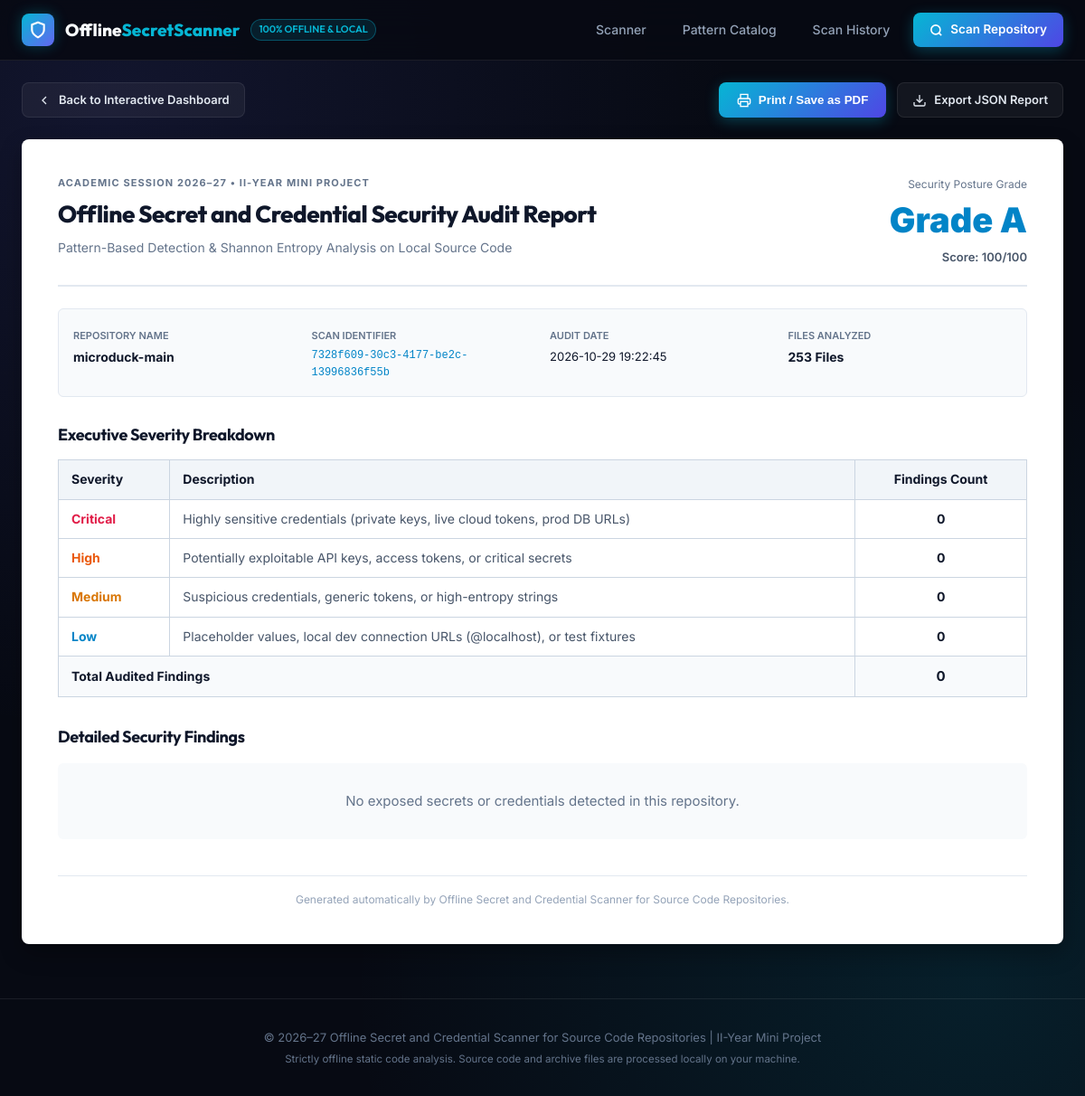
The page /report/7328f609-30c3-4177-be2c-13996836f55b on the database its author committed.
### tables this page shows
CREATE TABLE scans (
            id INTEGER PRIMARY KEY AUTOINCREMENT,
            scan_id TEXT UNIQUE NOT NULL,
            project_name TEXT NOT NULL,
            file_size INTEGER DEFAULT 0,
            total_files INTEGER DEFAULT 0,
            security_score INTEGER NOT NULL,
            rating_grade TEXT NOT NULL,
            critical_count INTEGER DEFAULT 0,
            high_count INTEGER DEFAULT 0,
            medium_count INTEGER DEFAULT 0,
            low_count INTEGER DEFAULT 0,
            total_findings INTEGER DEFAULT 0,
            categories_summary TEXT,
            created_at TIMESTAMP DEFAULT CURRENT_TIMESTAMP
        );

### dashboard/app.py (the view)
@app.route("/report/<scan_id>")
def report(scan_id):
    scan_data = get_scan(scan_id)
    if not scan_data:
        flash("Audit report not found.", "danger")
        return redirect(url_for("index"))
    return render_template("report.html", scan=scan_data)

### database/db.py (called while the page is built)
def get_db_connection(db_path=None):
    if db_path is None:
        db_path = DEFAULT_DB_PATH
    os.makedirs(os.path.dirname(os.path.abspath(db_path)), exist_ok=True)
    conn = sqlite3.connect(db_path)
    conn.row_factory = sqlite3.Row
    return conn

def get_scan(scan_id, db_path=None):
    conn = get_db_connection(db_path)
    cursor = conn.cursor()
    cursor.execute("SELECT * FROM scans WHERE scan_id = ?", (scan_id,))
    scan_row = cursor.fetchone()
    if not scan_row:
        conn.close()
        return None
    scan = dict(scan_row)
    try:
        scan["categories_summary"] = json.loads(scan["categories_summary"] or "{}")
    except Exception:
        scan["categories_summary"] = {}
    cursor.execute("""
        SELECT * FROM findings WHERE scan_id = ?
        ORDER BY CASE severity
            WHEN 'Critical' THEN 1
            WHEN 'High' THEN 2
            WHEN 'Medium' THEN 3
            WHEN 'Low' THEN 4
            ELSE 5 END, id ASC
    """, (scan_id,))
    finding_rows = cursor.fetchall()
    scan["findings"] = [dict(f) for f in finding_rows]
    conn.close()
    return scan

### templates/report.html (shortened to what this page needs)
{% extends "base.html" %}
{% block content %}
<div class="container">
  <div class="no-print" style="display: flex; justify-content: space-between; align-items: center; margin: 24px 0 0;">
    <a href="{{ url_for('results', scan_id=scan.scan_id) }}" class="btn-outline">
      <svg width="16" height="16" viewBox="0 0 24 24" fill="none" stroke="currentColor" stroke-width="2">
        <polyline points="15 18 9 12 15 6"></polyline>
      </svg>
      Back to Interactive Dashboard
    </a>
    <div style="display: flex; gap: 12px;">
      <button onclick="window.print()" class="btn-primary">
        <svg width="16" height="16" viewBox="0 0 24 24" fill="none" stroke="currentColor" stroke-width="2">
          <polyline points="6 9 6 2 18 2 18 9"></polyline>
          <path d="M6 18H4a2 2 0 0 1-2-2v-5a2 2 0 0 1 2-2h16a2 2 0 0 1 2 2v5a2 2 0 0 1-2 2h-2"></path>
          <rect x="6" y="14" width="12" height="8"></rect>
        </svg>
        Print / Save as PDF
      </button>
      <a href="{{ url_for('export_json', scan_id=scan.scan_id) }}" class="btn-outline">
        <svg width="16" height="16" viewBox="0 0 24 24" fill="none" stroke="currentColor" stroke-width="2">
          <path d="M21 15v4a2 2 0 0 1-2 2H5a2 2 0 0 1-2-2v-4"></path>
          <polyline points="7 10 12 15 17 10"></polyline>
          <line x1="12" y1="15" x2="12" y2="3"></line>
        </svg>
        Export JSON Report
      </a>
    </div>
  </div>
  <div class="report-wrapper"
    style="background: #ffffff; color: #0f172a; padding: 40px; border-radius: 8px; margin: 24px 0 60px; box-shadow: 0 10px 25px rgba(0,0,0,0.3);">
    <div
      style="display: flex; justify-content: space-between; align-items: flex-start; border-bottom: 2px solid #e2e8f0; padding-bottom: 20px; margin-bottom: 24px;">
      <div>
        <div
          style="font-size: 11px; font-weight: 700; color: #64748b; text-transform: uppercase; letter-spacing: 0.1em; margin-bottom: 4px;">
          Academic Session 2026–27 • II-Year Mini Project
        </div>
        <h1 style="font-size: 26px; font-weight: 800; color: #0f172a; margin: 0 0 6px;">Offline Secret and Credential
          Security Audit Report</h1>
        <p style="color: #64748b; font-size: 14px; margin: 0;">Pattern-Based Detection &amp; Shannon Entropy Analysis on
          Local Source Code</p>
      </div>
      <div style="text-align: right;">
        <div style="font-size: 12px; color: #64748b;">Security Posture Grade</div>
        <div style="font-size: 38px; font-weight: 900; color: #0284c7;">Grade {{ scan.rating_grade }}</div>
        <div style="font-size: 13px; font-weight: 600; color: #475569;">Score: {{ scan.security_score }}/100</div>
      </div>
    </div>
    <div
      style="display: grid; grid-template-columns: repeat(4, 1fr); gap: 16px; background: #f8fafc; padding: 16px; border-radius: 6px; border: 1px solid #e2e8f0; margin-bottom: 28px;">
      <div>
        <span style="font-size: 11px; font-weight: 600; color: #64748b; text-transform: uppercase;">Repository
          Name</span>
        <div style="font-size: 14px; font-weight: 700; color: #0f172a; margin-top: 2px;">{{ scan.project_name }}</div>
      </div>
      <div>
        <span style="font-size: 11px; font-weight: 600; color: #64748b; text-transform: uppercase;">Scan
          Identifier</span>
        <div style="font-size: 12px; font-family: monospace; color: #0284c7; margin-top: 2px;">{{ scan.scan_id }}</div>
      </div>
      <div>
        <span style="font-size: 11px; font-weight: 600; color: #64748b; text-transform: uppercase;">Audit Date</span>
        <div style="font-size: 13px; color: #0f172a; margin-top: 2px;">{{ scan.created_at }}</div>
      </div>
      <div>
        <span style="font-size: 11px; font-weight: 600; color: #64748b; text-transform: uppercase;">Files
          Analyzed</span>
        <div style="font-size: 14px; font-weight: 700; color: #0f172a; margin-top: 2px;">{{ scan.total_files }} Files
        </div>
      </div>
    </div>
    <h2 style="font-size: 18px; font-weight: 700; color: #0f172a; margin-bottom: 12px;">Executive Severity Breakdown
    </h2>
    <table style="width: 100%; border-collapse: collapse; margin-bottom: 30px; font-size: 14px;">
      <thead>
        <tr style="background: #f1f5f9; text-align: left;">
          <th style="padding: 10px 14px; border: 1px solid #cbd5e1;">Severity</th>
          <th style="padding: 10px 14px; border: 1px solid #cbd5e1;">Description</th>
          <th style="padding: 10px 14px; border: 1px solid #cbd5e1; text-align: center;">Findings Count</th>
        </tr>
      </thead>
      <tbody>
        <tr>
          <td style="padding: 10px 14px; border: 1px solid #cbd5e1; font-weight: 700; color: #e11d48;">Critical</td>
          <td style="padding: 10px 14px; border: 1px solid #cbd5e1; color: #475569;">Highly sensitive credentials
            (private keys, live cloud tokens, prod DB URLs)</td>
          <td style="padding: 10px 14px; border: 1px solid #cbd5e1; text-align: center; font-weight: 700;">{{
            scan.critical_count }}</td>
        </tr>
        <tr>
          <td style="padding: 10px 14px; border: 1px solid #cbd5e1; font-weight: 700; color: #ea580c;">High</td>
          <td style="padding: 10px 14px; border: 1px solid #cbd5e1; color: #475569;">Potentially exploitable API keys,
            access tokens, or critical secrets</td>
          <td style="padding: 10px 14px; border: 1px solid #cbd5e1; text-align: center; font-weight: 700;">{{
            scan.high_count }}</td>
        </tr>
        <tr>
          <td style="padding: 10px 14px; border: 1px solid #cbd5e1; font-weight: 700; color: #d97706;">Medium</td>
          <td style="padding: 10px 14px; border: 1px solid #cbd5e1; color: #475569;">Suspicious credentials, generic
            tokens, or high-entropy strings</td>
          <td style="padding: 10px 14px; border: 1px solid #cbd5e1; text-align: center; font-weight: 700;">{{
            scan.medium_count }}</td>
        </tr>
        <tr>
          <td style="padding: 10px 14px; border: 1px solid #cbd5e1; font-weight: 700; color: #0284c7;">Low</td>
          <td style="padding: 10px 14px; border: 1px solid #cbd5e1; color: #475569;">Placeholder values, local dev
            connection URLs (@localhost), or test fixtures</td>
          <td style="padding: 10px 14px; border: 1px solid #cbd5e1; text-align: center; font-weight: 700;">{{
            scan.low_count }}</td>
        </tr>
        <tr style="background: #f8fafc; font-weight: 700;">
          <td style="padding: 10px 14px; border: 1px solid #cbd5e1;" colspan="2">Total Audited Findings</td>
          <td
            style="padding: 10px 14px; border: 1px solid #cbd5e1; text-align: center; font-size: 15px; color: #0f172a;">
            {{ scan.total_findings }}</td>
        </tr>
      </tbody>
    </table>
    <h2 style="font-size: 18px; font-weight: 700; color: #0f172a; margin-bottom: 14px;">Detailed Security Findings</h2>
    {% if scan.findings %}
    <div style="display: flex; flex-direction: column; gap: 20px;">
      {% for f in scan.findings %}
      <div style="background: #f8fafc; border: 1px solid #e2e8f0; border-radius: 6px; padding: 18px;">
        <div style="display: flex; justify-content: space-between; align-items: center; margin-bottom: 8px;">
          <h3 style="font-size: 15px; font-weight: 700; color: #0f172a; margin: 0;">#{{ loop.index }} {{ f.title }}</h3>
          {% set sev_color = '#0284c7' %}
          {% if f.severity == 'Critical' %}{% set sev_color = '#e11d48' %}
          {% elif f.severity == 'High' %}{% set sev_color = '#ea580c' %}
          {% elif f.severity == 'Medium' %}{% set sev_color = '#d97706' %}{% endif %}
          <span
            style="font-weight: 800; font-size: 11px; text-transform: uppercase; padding: 2px 8px; border-radius: 4px; color: {{ sev_color }}; background: rgba(0,0,0,0.05);">
            {{ f.severity }} Severity
          </span>
        </div>
        <div style="font-size: 12px; color: #64748b; font-family: monospace; margin-bottom: 8px;">
          File: {{ f.file_path }} &bull; Line {{ f.line_number }} &bull; Rule: {{ f.rule_id }}
        </div>
        <p style="font-size: 13px; color: #334155; line-height: 1.5; margin-bottom: 10px;">{{ f.description }}</p>
        {% if f.code_snippet %}
        <div
          style="background: #0f172a; color: #38bdf8; padding: 10px 14px; border-radius: 4px; font-family: monospace; font-size: 12px; margin-bottom: 10px; overflow-x: auto;">
          <code>{{ f.code_snippet }}</code>
        </div>
        {% endif %}
        {% if f.remediation %}
        <div
          style="background: #fffbeb; border: 1px solid #fef3c7; padding: 10px 14px; border-radius: 4px; font-size: 12.5px; color: #92400e;">
          <strong>Remediation Guidance:</strong> {{ f.remediation }}
        </div>
        {% endif %}
      </div>
      {% endfor %}
    </div>
    {% else %}
    <div style="padding: 30px; text-align: center; color: #64748b; background: #f8fafc; border-radius: 6px;">
      No exposed secrets or credentials detected in this repository.
    </div>
    {% endif %}
    <div
      style="margin-top: 40px; border-top: 1px solid #e2e8f0; padding-top: 16px; text-align: center; color: #94a3b8; font-size: 12px;">
      Generated automatically by Offline Secret and Credential Scanner for Source Code Repositories.
    </div>
  </div>
</div>
{% endblock %}

### static/css/style.css (style rules this page uses)
:root { --bg-primary: #070a13; --bg-secondary: #0d1322; --bg-tertiary: #131b2e; --bg-card: rgba(15, 23, 42, 0.8); --bg-card-hover: rgba(22, 33, 58, 0.9); --border-color: rgba(255, 255, 255, 0.08); --border-glow: rgba(6, 182, 212, 0.35); --accent-cyan: #06b6d4; --accent-cyan-glow: rgba(6, 182, 212, 0.3); --accent-indigo: #6366f1; --accent-indigo-glow: rgba(99, 102, 241, 0.3); --accent-emerald: #10b981; --accent-amber: #f59e0b; --accent-orange: #fb923c; --accent-rose: #f43f5e; --accent-purple: #a855f7; --sev-critical: #ef4444; --sev-critical-bg: rgba(239, 68, 68, 0.14); --sev-critical-border: rgba(239, 68, 68, 0.4); --sev-critical-glow: rgba(239, 68, 68, 0.3); --sev-high: #f97316; --sev-high-bg: rgba(249, 115, 22, 0.14); --sev-high-border: rgba(249, 115, 22, 0.4); --sev-medium: #eab308; --sev-medium-bg: rgba(234, 179, 8, 0.14); --sev-medium-border: rgba(234, 179, 8, 0.4); --sev-low: #38bdf8; --sev-low-bg: rgba(56, 189, 248, 0.14); --sev-low-border: rgba(56, 189, 248, 0.4); --font-main: 'Outfit', -apple-system, BlinkMacSystemFont, 'Segoe UI', Roboto, sans-serif; --font-body: 'Inter', -apple-system, BlinkMacSystemFont, sans-serif; --font-mono: 'JetBrains Mono', monospace; --text-primary: #f8fafc; --text-secondary: #94a3b8; --text-muted: #64748b; --text-light: #e2e8f0; --shadow-sm: 0 2px 8px rgba(0, 0, 0, 0.4); --shadow-md: 0 6px 20px rgba(0, 0, 0, 0.5); --shadow-lg: 0 12px 35px rgba(0, 0, 0, 0.7); --shadow-glow: 0 0 25px var(--accent-cyan-glow); --radius-sm: 8px; --radius-md: 14px; --radius-lg: 20px; --radius-full: 9999px; --transition: all 0.2s cubic-bezier(0.4, 0, 0.2, 1); }
*, *::before, *::after { box-sizing: border-box; margin: 0; padding: 0; }
html, body { min-height: 100vh; background-color: var(--bg-primary); color: var(--text-primary); font-family: var(--font-body); font-size: 15px; line-height: 1.6; overflow-x: hidden; background-image: radial-gradient(circle at 10% 10%, rgba(99, 102, 241, 0.12) 0%, transparent 45%), radial-gradient(circle at 90% 90%, rgba(6, 182, 212, 0.12) 0%, transparent 45%); background-attachment: fixed; }
h1, h2, h3, h4, h5, h6 { font-family: var(--font-main); color: var(--text-primary); font-weight: 700; letter-spacing: -0.02em; }
a { color: var(--accent-cyan); text-decoration: none; transition: var(--transition); }
.container { max-width: 1280px; margin: 0 auto; padding: 0 24px; }
.btn-primary { display: inline-flex; align-items: center; justify-content: center; gap: 8px; background: linear-gradient(135deg, #06b6d4, #4f46e5); color: #ffffff; padding: 9px 20px; border-radius: var(--radius-sm); font-weight: 600; border: none; cursor: pointer; box-shadow: 0 4px 15px rgba(6, 182, 212, 0.3); transition: var(--transition); text-decoration: none; }
.btn-outline { display: inline-flex; align-items: center; justify-content: center; gap: 8px; background: rgba(255, 255, 255, 0.05); color: var(--text-light); padding: 8px 16px; border-radius: var(--radius-sm); font-weight: 600; border: 1px solid var(--border-color); cursor: pointer; transition: var(--transition); font-size: 13px; text-decoration: none; }

### rows shown on the page
scans: rating_grade "A", security_score "100", project_name "microduck-main", scan_id "7328f609-30c3-4177-be2c-13996836f55b", created_at "2026-10-29 19:22:45", total_files "253", critical_count "0", high_count "0", medium_count "0", low_count "0", total_findings "0"
